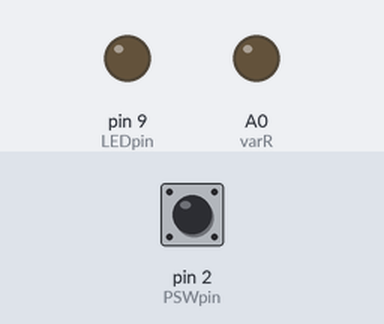
The sketch below on a simulated Arduino Uno, built with avr-gcc and run on an emulated ATmega328P. Parts: output pins drawn as LEDs (lit = HIGH). The inputs (shaded band) are chosen by the test bench; at power-on: pin 2 (PSWpin) HIGH.

Above: at 1.2 s.
1.3 s: pin 2 (PSWpin) pulled LOW for 0.15 s
At 2.1 s:
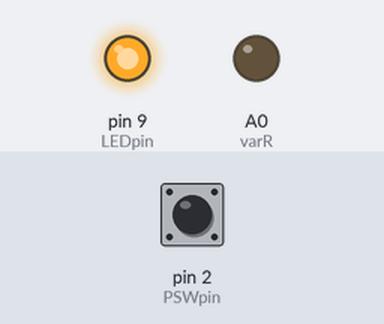
Timing chart, 0 to 4.3 s (numbered marks = the images above; inputs shaded):
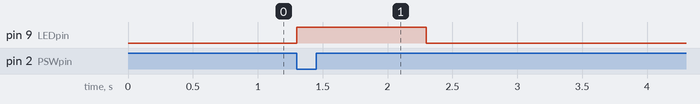

Measured:
- after the input at 1.3 s, pin 9 (LEDpin): LOW → HIGH at once, → LOW 1.0 s later

The sketch:

LED_enshu06.ino
```cpp
#define LEDpin 9
#define SSWpin 4
#define PSWpin 2
#define varR A0

void setup()
{
  pinMode(LEDpin, OUTPUT);
  pinMode(SSWpin, INPUT);
  pinMode(PSWpin, INPUT);
  pinMode(varR, OUTPUT);
}

volatile int flag;

void ledISR()
{
  flag = 0;
}

void loop()
{
  //flagのデフォルト値は1
  flag = 1;
  //プッシュスイッチが押されたとき割り込み
  attachInterrupt(0, ledISR, FALLING);
  while (flag)
    digitalWrite(LEDpin, LOW);
  digitalWrite(LEDpin, HIGH);
  delay(1000);
}
```
